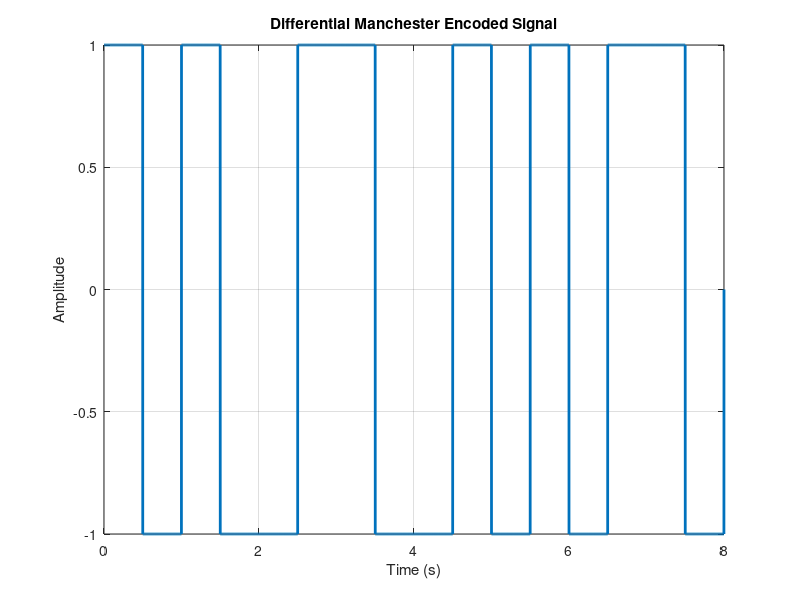
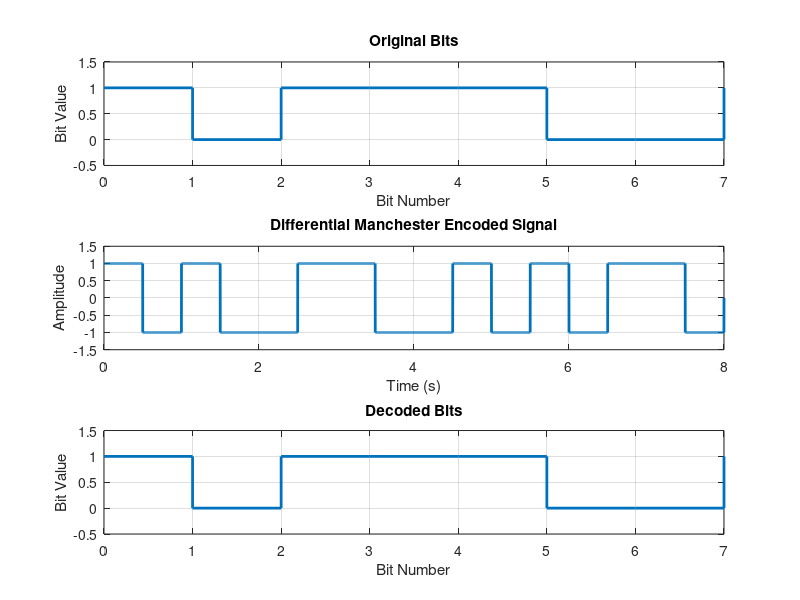

Write the MATLAB code that produced these figures, in order.
%% Initialization

bits = [1 0 1 1 1 0 0 1];

bitrate = 1;
n = 1000;
T = length(bits) / bitrate;
N = n * length(bits);
dt = T / N;
t = 0:dt:T;

x = zeros(1, length(t));

%% Differential Manchester Encoding

current_level = 1;

for i = 1:length(bits)
    start_idx = (i-1)*n + 1;
    mid_idx = (i-1)*n + n/2;
    end_idx = i*n;
    
    if bits(i) == 0
        current_level = -current_level;
    end
    
    x(start_idx:mid_idx) = current_level;
    
    current_level = -current_level;
    
    x(mid_idx+1:end_idx) = current_level;
end

figure;
plot(t, x, 'LineWidth', 2);
title('Differential Manchester Encoded Signal');
xlabel('Time (s)');
ylabel('Amplitude');
grid on;

%% Differential Manchester Decoding

decoded = zeros(1, length(bits));
prev_level = x(1);

for i = 1:length(bits)
    start_idx = (i-1)*n + 1;
    curr_level = x(start_idx);
    
    if curr_level ~= prev_level
        decoded(i) = 0;
    else
        decoded(i) = 1;
    end
    
    prev_level = x(i*n);
end

disp('Original bits:');
disp(bits);
disp('Decoded bits from Differential Manchester:');
disp(decoded);

figure;
subplot(3,1,1);
stairs(0:length(bits)-1, bits, 'LineWidth', 2);
ylim([-0.5 1.5]);
title('Original Bits');
xlabel('Bit Number');
ylabel('Bit Value');
grid on;

subplot(3,1,2);
plot(t, x, 'LineWidth', 2);
ylim([-1.5 1.5]);
title('Differential Manchester Encoded Signal');
xlabel('Time (s)');
ylabel('Amplitude');
grid on;

subplot(3,1,3);
stairs(0:length(decoded)-1, decoded, 'LineWidth', 2);
ylim([-0.5 1.5]);
title('Decoded Bits');
xlabel('Bit Number');
ylabel('Bit Value');
grid on;
